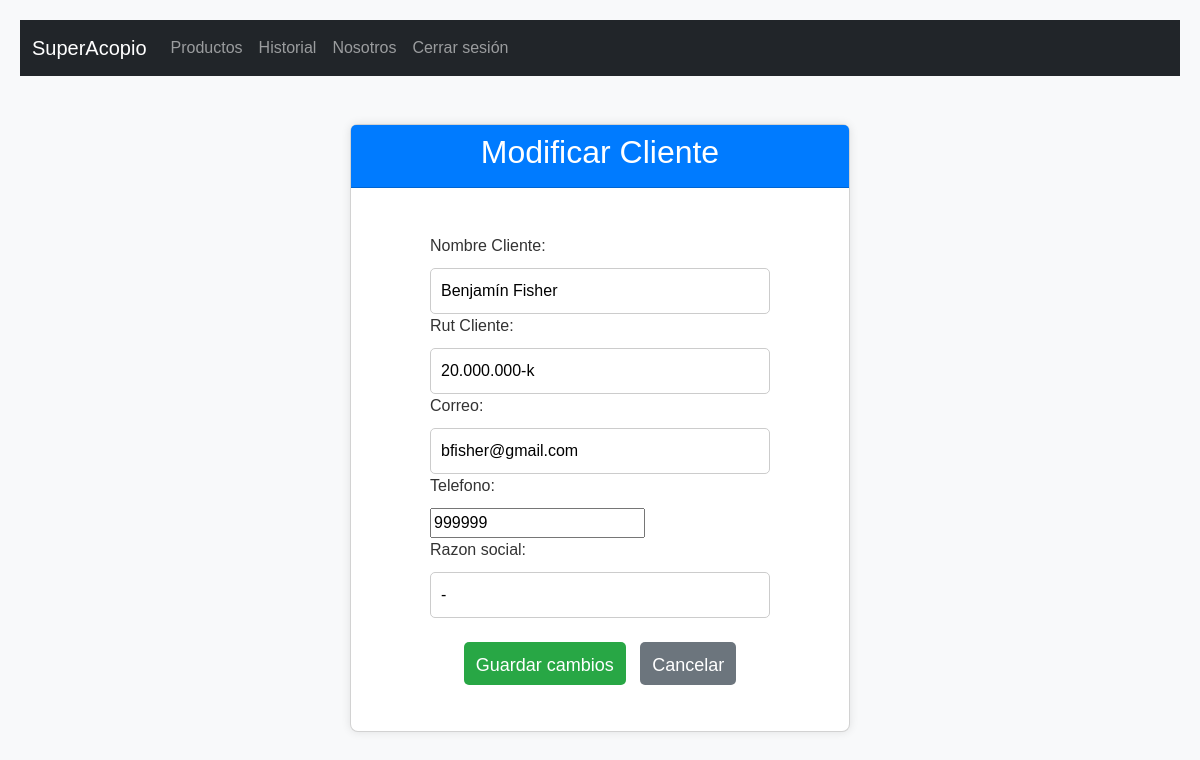
Screenshot of /modificar/2/ (signed in) with the database file from the repository.
### core/models.py (models this page shows, shortened)
class TablaCliente(models.Model):
    name = models.CharField(max_length=100, null=False)
    rut = models.CharField(max_length=100, unique=True)
    correo = models.EmailField(null=False, blank=False)
    telefono = models.IntegerField(unique=False)
    razon_social = models.CharField(max_length=100,default='')

### core/views.py (the view)
# urls.py: path('modificar/<int:cliente_id>/', views.modificar_cliente, name='modificar_cliente'),
@user_passes_test(is_admin)
def modificar_cliente(request, cliente_id):
    cliente = get_object_or_404(TablaCliente, id=cliente_id)
    if request.method == 'POST':
        form = ClienteForm(request.POST, instance=cliente)
        if form.is_valid():
            form.save()
            messages.success(request, 'Cliente modificado correctamente')
            return redirect('products')
    else:
        form = ClienteForm(instance=cliente)
    return render(request, 'core/modificar_cliente.html', {'form': form, 'cliente': cliente})

### core/forms.py
class ClienteForm(forms.ModelForm):
    class Meta:
        model = TablaCliente
        fields = ('name','rut','correo','telefono','razon_social')

### core/views.py (called while the page is built)
def is_admin(user):
    return user.is_superuser or user.groups.filter(name='Administrativos').exists()

### core/templates/core/modificar_cliente.html (shortened to what this page needs)
{% extends 'core/base.html' %}
{% block content %}
<div class="container mt-5">
    <div class="row justify-content-center">
        <div class="col-lg-6">
            <div class="card">
                <div class="card-header">
                    <h2 class="card-title text-center">Modificar Cliente</h2>
                </div>
                <div class="card-body">
                    <form method="post">
                        <label for="id_name">Nombre Cliente:</label>
                        {{ form.name }}
                        <label for="id_rut">Rut Cliente:</label>
                        {{ form.rut }}
                        <label for="id_correo">Correo:</label>
                        {{ form.correo }}
                        <label for="id_telefono">Telefono:</label>
                        {{ form.telefono }}
                        <label for="id_razon_social">Razon social:</label>
                        {{ form.razon_social }}
                        <div class="text-center">
                            <br>
                            <button type="submit" class="btn btn-primary">Guardar cambios</button>
                            <a href="{% url 'products' %}" class="btn btn-secondary">Cancelar</a>
                        </div>
                    </form>
                </div>
            </div>
        </div>
    </div>
</div>
{% endblock %}

### core/templates/core/modificar_cliente.html (style rules this page uses)
body { font-family: Arial, sans-serif; background-color: #f8f9fa; margin: 0; padding: 20px; }
.card { max-width: 500px; margin: 0 auto; background-color: #fff; border-radius: 8px; box-shadow: 0 0 10px rgba(0, 0, 0, 0.1); }
.card-header { background-color: #007bff; color: #fff; text-align: center; padding: 8px; border-top-left-radius: 8px; border-top-right-radius: 8px; }
form { max-width: 400px; margin: 0 auto; padding: 30px; }
label { display: block; margin-bottom: 10px; color: #333; }
input[type="text"], input[type="email"] { width: 100%; padding: 10px; font-size: 16px; border: 1px solid #ccc; border-radius: 5px; box-sizing: border-box; }
button[type="submit"] { background-color: #28a745; color: #fff; border: none; padding: 10px 12px; font-size: 18px; cursor: pointer; border-radius: 5px; height: 43px; transition: background-color 0.3s ease; margin-right: 10px; }
.btn-secondary { background-color: #6c757d; color: #fff; border: none; padding: 10px 12px; font-size: 18px; cursor: pointer; border-radius: 5px; height: 43px; transition: background-color 0.3s ease; }

### rows the page displays
TablaCliente: name "Benjamín Fisher", rut "20.000.000-k", correo "bfisher@gmail.com", telefono "999999", razon_social "-"
